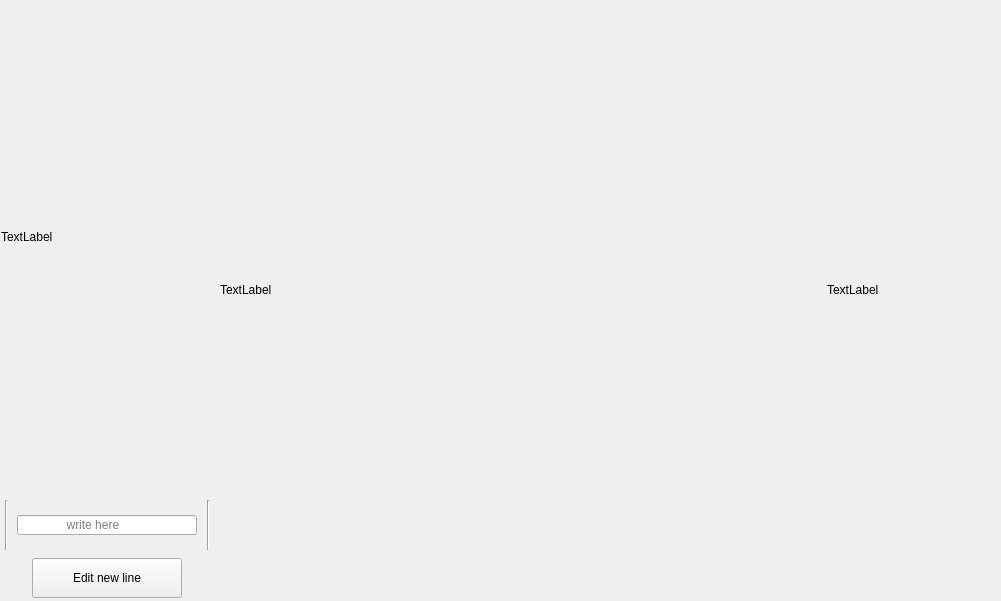
<?xml version="1.0" encoding="UTF-8"?>
<ui version="4.0">
 <class>FORM</class>
 <widget class="QWidget" name="FORM">
  <property name="geometry">
   <rect>
    <x>0</x>
    <y>0</y>
    <width>1001</width>
    <height>601</height>
   </rect>
  </property>
  <property name="sizePolicy">
   <sizepolicy hsizetype="Fixed" vsizetype="Fixed">
    <horstretch>0</horstretch>
    <verstretch>0</verstretch>
   </sizepolicy>
  </property>
  <property name="minimumSize">
   <size>
    <width>1001</width>
    <height>601</height>
   </size>
  </property>
  <property name="maximumSize">
   <size>
    <width>1001</width>
    <height>601</height>
   </size>
  </property>
  <property name="windowTitle">
   <string>Form</string>
  </property>
  <widget class="QWidget" name="layoutWidget">
   <property name="geometry">
    <rect>
     <x>0</x>
     <y>-20</y>
     <width>1030</width>
     <height>620</height>
    </rect>
   </property>
   <layout class="QHBoxLayout" name="horizontalLayout_3">
    <item>
     <layout class="QVBoxLayout" name="verticalLayout">
      <item>
       <widget class="QLabel" name="localLabel">
        <property name="sizePolicy">
         <sizepolicy hsizetype="Fixed" vsizetype="Fixed">
          <horstretch>0</horstretch>
          <verstretch>0</verstretch>
         </sizepolicy>
        </property>
        <property name="minimumSize">
         <size>
          <width>200</width>
          <height>510</height>
         </size>
        </property>
        <property name="maximumSize">
         <size>
          <width>200</width>
          <height>510</height>
         </size>
        </property>
        <property name="text">
         <string>TextLabel</string>
        </property>
       </widget>
      </item>
      <item>
       <layout class="QHBoxLayout" name="horizontalLayout_2">
        <item>
         <widget class="Line" name="line_2">
          <property name="sizePolicy">
           <sizepolicy hsizetype="Fixed" vsizetype="Fixed">
            <horstretch>0</horstretch>
            <verstretch>0</verstretch>
           </sizepolicy>
          </property>
          <property name="minimumSize">
           <size>
            <width>10</width>
            <height>50</height>
           </size>
          </property>
          <property name="maximumSize">
           <size>
            <width>10</width>
            <height>50</height>
           </size>
          </property>
          <property name="orientation">
           <enum>Qt::Vertical</enum>
          </property>
         </widget>
        </item>
        <item>
         <widget class="QLineEdit" name="text">
          <property name="sizePolicy">
           <sizepolicy hsizetype="Fixed" vsizetype="Fixed">
            <horstretch>0</horstretch>
            <verstretch>0</verstretch>
           </sizepolicy>
          </property>
          <property name="minimumSize">
           <size>
            <width>180</width>
            <height>20</height>
           </size>
          </property>
          <property name="maximumSize">
           <size>
            <width>180</width>
            <height>20</height>
           </size>
          </property>
          <property name="focusPolicy">
           <enum>Qt::ClickFocus</enum>
          </property>
          <property name="placeholderText">
           <string>              write here      </string>
          </property>
         </widget>
        </item>
        <item>
         <widget class="Line" name="line">
          <property name="sizePolicy">
           <sizepolicy hsizetype="Fixed" vsizetype="Fixed">
            <horstretch>0</horstretch>
            <verstretch>0</verstretch>
           </sizepolicy>
          </property>
          <property name="minimumSize">
           <size>
            <width>10</width>
            <height>50</height>
           </size>
          </property>
          <property name="maximumSize">
           <size>
            <width>10</width>
            <height>50</height>
           </size>
          </property>
          <property name="orientation">
           <enum>Qt::Vertical</enum>
          </property>
         </widget>
        </item>
       </layout>
      </item>
      <item>
       <layout class="QHBoxLayout" name="horizontalLayout">
        <item>
         <spacer name="horizontalSpacer">
          <property name="orientation">
           <enum>Qt::Horizontal</enum>
          </property>
          <property name="sizeType">
           <enum>QSizePolicy::Fixed</enum>
          </property>
          <property name="sizeHint" stdset="0">
           <size>
            <width>25</width>
            <height>40</height>
           </size>
          </property>
         </spacer>
        </item>
        <item>
         <widget class="QPushButton" name="Button">
          <property name="sizePolicy">
           <sizepolicy hsizetype="Fixed" vsizetype="Fixed">
            <horstretch>0</horstretch>
            <verstretch>0</verstretch>
           </sizepolicy>
          </property>
          <property name="minimumSize">
           <size>
            <width>150</width>
            <height>40</height>
           </size>
          </property>
          <property name="maximumSize">
           <size>
            <width>150</width>
            <height>40</height>
           </size>
          </property>
          <property name="text">
           <string>Edit new line</string>
          </property>
         </widget>
        </item>
        <item>
         <spacer name="horizontalSpacer_2">
          <property name="orientation">
           <enum>Qt::Horizontal</enum>
          </property>
          <property name="sizeType">
           <enum>QSizePolicy::Fixed</enum>
          </property>
          <property name="sizeHint" stdset="0">
           <size>
            <width>25</width>
            <height>40</height>
           </size>
          </property>
         </spacer>
        </item>
       </layout>
      </item>
     </layout>
    </item>
    <item>
     <widget class="QLabel" name="imgLabel">
      <property name="sizePolicy">
       <sizepolicy hsizetype="Fixed" vsizetype="Fixed">
        <horstretch>0</horstretch>
        <verstretch>0</verstretch>
       </sizepolicy>
      </property>
      <property name="minimumSize">
       <size>
        <width>600</width>
        <height>600</height>
       </size>
      </property>
      <property name="maximumSize">
       <size>
        <width>600</width>
        <height>600</height>
       </size>
      </property>
      <property name="text">
       <string>TextLabel</string>
      </property>
     </widget>
    </item>
    <item>
     <widget class="QLabel" name="globalLabel">
      <property name="sizePolicy">
       <sizepolicy hsizetype="Fixed" vsizetype="Fixed">
        <horstretch>0</horstretch>
        <verstretch>0</verstretch>
       </sizepolicy>
      </property>
      <property name="minimumSize">
       <size>
        <width>200</width>
        <height>600</height>
       </size>
      </property>
      <property name="maximumSize">
       <size>
        <width>200</width>
        <height>600</height>
       </size>
      </property>
      <property name="text">
       <string>TextLabel</string>
      </property>
     </widget>
    </item>
   </layout>
  </widget>
 </widget>
 <resources/>
 <connections/>
</ui>
